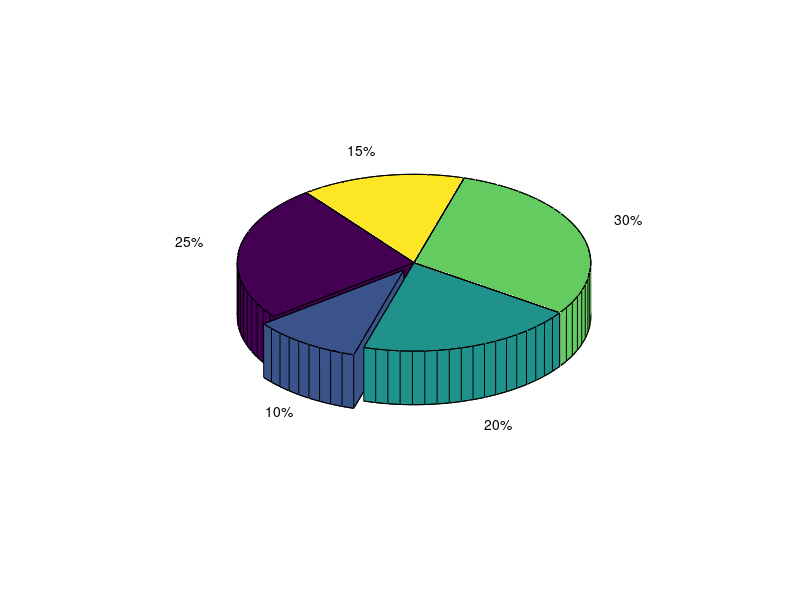

Here is the MATLAB script that generated this plot:
%Дрибноход Евгений
%%

%Task1
figure
x=(-2:0.01:2)
y=exp(-x).*sin(10.*x) 
plot(x,y)



%% Task2

%% Task3


pie3([25 10 20 30 15], [0 1 0 0 0]) 
grid on


view(3)